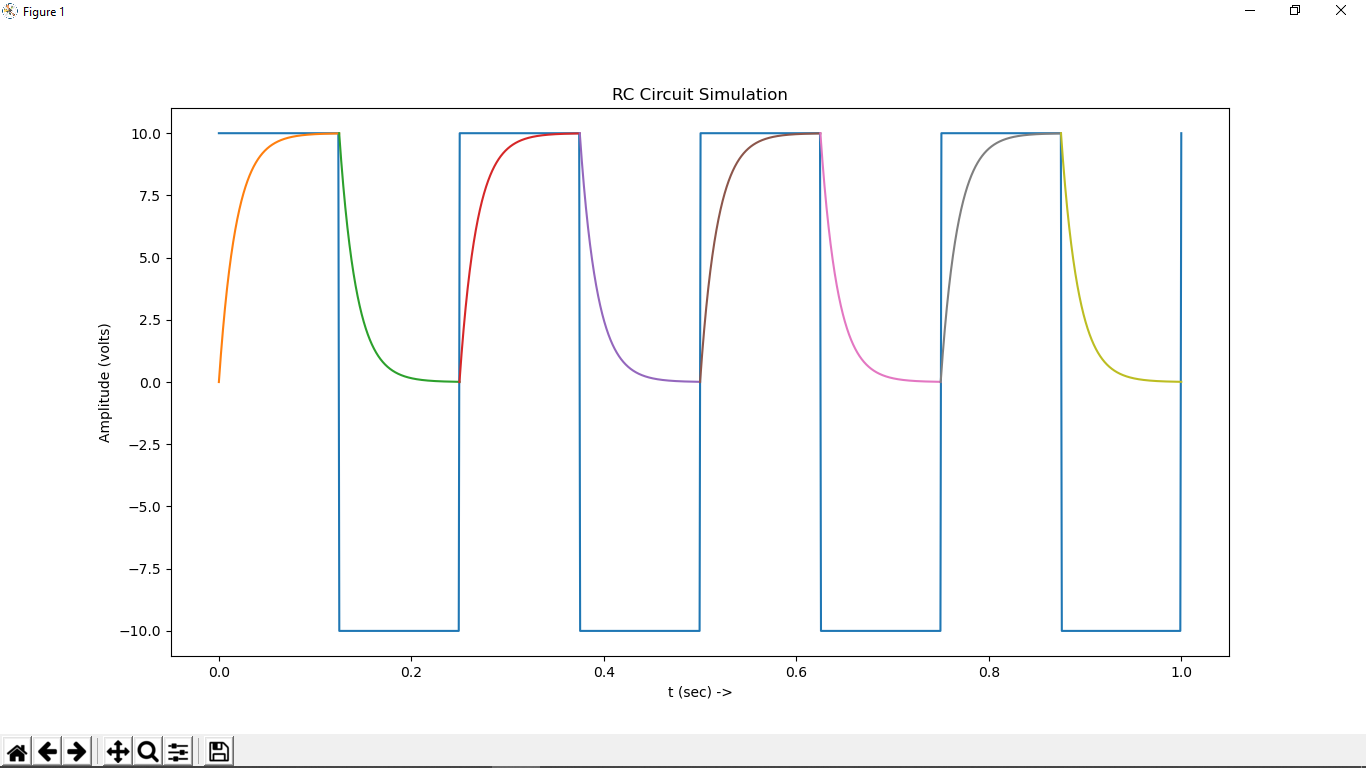

Generate this figure with Python:
#RC Voltage Divider
import numpy as np
import matplotlib.pyplot as plt
from scipy import signal

#Cycles of Charge-Discharge
def cycle(a):
    #First Half 
    tc = np.linspace((2*a/(2*f)),((2*a+1)/(2*f)),1000) #Charging time. Time interval of: (1/2f) 
    Vo= Vm*(1-np.exp((-1*T)*t))
    plt.plot(tc,Vo)

    #Second Half
    tc= np.linspace(((2*a+1)/(2*f)),((2*a+2)/(2*f)),1000) #Discharging time
    Vo = Vm*(np.exp((-1*T)*t))
    plt.plot(tc,Vo)

#Input necessary details
f = int(input('Input Frequency: '))
Vm = float(input('Input Vmax:'))
R = float(input('Input R:'))
Cu = float(input('Input Capacitance in uF:'))
C = Cu*10**-6
T= 1/(R*C) #RC constant

t = np.linspace(0, 1, 1000)
x=signal.square(2 * np.pi * f * t)
Vi=x*Vm
plt.plot(t, Vi)

for c in range(0,f):  #Number of cycles is decided by frequency
    cycle(c)


plt.xlabel('t (sec) ->')
plt.ylabel('Amplitude (volts)')
plt.title('RC Circuit Simulation')
plt.show()
